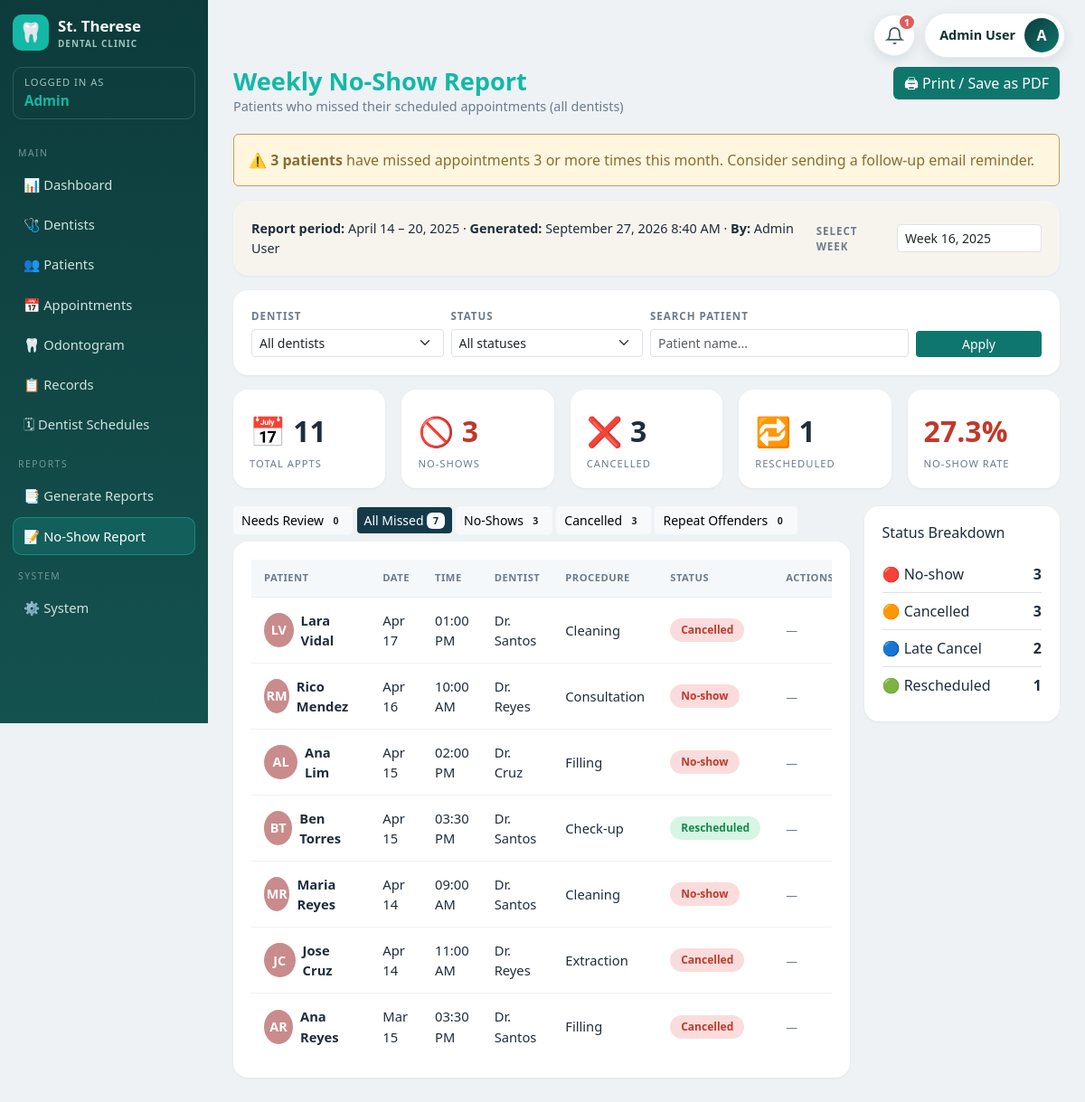
/noshow.php?tab=all (signed in), run on the app's committed database.
### tables this page shows
CREATE TABLE appointments (
    id               INT AUTO_INCREMENT PRIMARY KEY,
    patient_id       INT DEFAULT NULL,
    patient_name     VARCHAR(100) NOT NULL,       
    dentist          VARCHAR(100) DEFAULT NULL,
    treatment        VARCHAR(100) DEFAULT NULL,
    appointment_date DATE DEFAULT NULL,
    appointment_time VARCHAR(20) DEFAULT NULL,    
    status           ENUM('Pending','Confirmed','Cancelled','Completed','No-show','Rescheduled','Needs Review') DEFAULT 'Pending',
    notes            TEXT DEFAULT NULL,
    booked_for       VARCHAR(20)  DEFAULT 'Myself',    
    relationship     VARCHAR(40)  DEFAULT NULL,        
    booked_by        VARCHAR(100) DEFAULT NULL,        
    reason_for_visit VARCHAR(255) DEFAULT NULL,
    reminder_sent    TINYINT(1)   DEFAULT 0,           
    confirmed_at     DATETIME     DEFAULT NULL,        
    cancelled_at     DATETIME     DEFAULT NULL,        
    cancelled_by     VARCHAR(100) DEFAULT NULL,        
    cancel_reason    TEXT         DEFAULT NULL,        
    rescheduled_at   DATETIME     DEFAULT NULL,        
    rescheduled_from VARCHAR(60)  DEFAULT NULL,        
    reschedule_reason TEXT        DEFAULT NULL,        
    created_at       DATETIME DEFAULT CURRENT_TIMESTAMP
);

### config/auth.php (called while the page is built, shortened)
<?php
function current_role() {
    return $_SESSION['role'] ?? null;
}
function e($text) {
    return htmlspecialchars($text ?? '', ENT_QUOTES, 'UTF-8');
}

### noshow.php (the view, shortened to what this page needs)
<?php
require_once 'config/auth.php';
$tab = $_GET['tab'] ?? 'review';
$role = current_role();
$isDentistUser = ($role === 'dentist');
$filterDentist = $isDentistUser ? ($_SESSION['name'] ?? '') : trim($_GET['dentist'] ?? '');
$searchName    = trim($_GET['q'] ?? '');
$conds  = ["status IN ('Needs Review','No-show','Cancelled','Rescheduled')"];
$params = [];
$sql = "SELECT * FROM appointments WHERE " . implode(' AND ', $conds)
     . " ORDER BY appointment_date DESC";
$stmt = $pdo->prepare($sql);
$stmt->execute($params);
$missed = $stmt->fetchAll();
if ($filterDentist !== '') {
    $tp = [];
    $totSql = "SELECT COUNT(*) FROM appointments WHERE " . dentist_match_sql('dentist', $filterDentist, $tp);
    $tot = $pdo->prepare($totSql); $tot->execute($tp);
    $totalAppts = (int)$tot->fetchColumn();
} else {
    $totalAppts = (int)$pdo->query("SELECT COUNT(*) FROM appointments")->fetchColumn();
}
$countNoshow      = 0;
$countCancelled   = 0;
$countRescheduled = 0;
$countReview      = 0;
foreach ($missed as $m) {
    if ($m['status'] === 'No-show')      $countNoshow++;
    if ($m['status'] === 'Cancelled')    $countCancelled++;
    if ($m['status'] === 'Rescheduled')  $countRescheduled++;
}
$noShowRate = $totalAppts > 0 ? round(($countNoshow / $totalAppts) * 100, 1) : 0;
$rows = $missed;
include 'includes/head.php';
function statusBadge($status) {
    $map = ['No-show'=>'b-noshow','Cancelled'=>'b-cancelled','Rescheduled'=>'b-confirmed','Needs Review'=>'b-pending'];
    return $map[$status] ?? 'b-pending';
}
function tabLink($key, $label, $count, $current) {
    $cls = ($current === $key) ? 'btn-dark-navy' : 'btn-light';
    $keep = '';
    echo "<a href='noshow.php?tab=$key$keep' class='btn btn-sm $cls'>$label <span class='badge bg-light text-dark'>$count</span></a> ";
}
?>
<div class="app-wrap">
    <?php include 'includes/sidebar.php'; ?>
    <main class="main">
        <div class="page-head">
            <div>
                <h1 style="color:var(--teal-light)">Weekly No-Show Report</h1>
                <div class="sub"><?= $role === 'dentist' ? 'Your patients who missed their scheduled appointments' : 'Patients who missed their scheduled appointments (all dentists)' ?></div>
            </div>
            <div class="d-flex align-items-center gap-2">
                <button class="btn btn-teal" onclick="window.print()" title="Use your browser's print dialog — choose 'Save as PDF' to get a file">
                    🖨 Print / Save as PDF
                </button>
            </div>
        </div>
        <div class="alert" style="background:#fff6e0;border:1px solid var(--gold);color:#8a6d2f;">
            ⚠️ <strong>3 patients</strong> have missed appointments 3 or more times this month. Consider sending a follow-up email reminder.
        </div>
        <div class="card-box flex-between mb-3" style="background:#f7f4ee;">
            <div style="font-size:.9rem;">
                <strong>Report period:</strong> April 14 – 20, 2025 ·
                <strong>Generated:</strong> <?= date('F j, Y g:i A') ?> ·
                <strong>By:</strong> <?= e($_SESSION['name'] ?? 'Admin') ?>
            </div>
            <div class="d-flex align-items-center gap-2">
                <label class="field-label mb-0">Select Week</label>
                <input class="form-control form-control-sm" style="width:160px;" value="Week 16, 2025">
            </div>
        </div>
        <div class="card-box mb-3 no-print">
            <form method="GET" class="row g-2 align-items-end">
                <?php if (!$isDentistUser): ?>
                    <div class="col-md-3">
                        <label class="field-label">Dentist</label>
                        <select name="dentist" class="form-select form-select-sm">
                            <option value="">All dentists</option>
                        </select>
                    </div>
                <?php endif; ?>
                <div class="col-md-3">
                    <label class="field-label">Status</label>
                    <select name="status" class="form-select form-select-sm">
                        <option value="">All statuses</option>
                    </select>
                </div>
                <div class="col-md-<?= $isDentistUser ? '6' : '4' ?>">
                    <label class="field-label">Search Patient</label>
                    <input name="q" class="form-control form-control-sm"
                           placeholder="Patient name..." value="<?= e($searchName) ?>">
                </div>
                <div class="col-md-2 d-flex gap-1">
                    <button class="btn btn-teal btn-sm w-100">Apply</button>
                </div>
            </form>
        </div>
        <div class="stat-grid" style="grid-template-columns:repeat(5,1fr);">
            <div class="stat-card"><div class="value">📅 <?= $totalAppts ?></div><div class="label">Total Appts</div></div>
            <div class="stat-card"><div class="value" style="color:#c0392b;">🚫 <?= $countNoshow ?></div><div class="label">No-Shows</div></div>
            <div class="stat-card"><div class="value">❌ <?= $countCancelled ?></div><div class="label">Cancelled</div></div>
            <div class="stat-card"><div class="value">🔁 <?= $countRescheduled ?></div><div class="label">Rescheduled</div></div>
            <div class="stat-card"><div class="value" style="color:#c0392b;"><?= $noShowRate ?>%</div><div class="label">No-Show Rate</div></div>
        </div>
        <div class="row g-3">
            <div class="col-lg-9">
                <div class="mb-2">
                    <?php
                        tabLink('review',    'Needs Review',    $countReview,           $tab);
                    ?>
                </div>
                <div class="card-box">
                    <div class="table-responsive">
                        <table class="data">
                            <thead><tr><th>Patient</th><th>Date</th><th>Time</th><th>Dentist</th><th>Procedure</th><th>Status</th><th>Actions</th></tr></thead>
                            <tbody>
                            <?php foreach ($rows as $r):
                                $initials = strtoupper(substr($r['patient_name'],0,1) . (strpos($r['patient_name'],' ') ? substr(strstr($r['patient_name'],' '),1,1) : ''));
                            ?>
                                <tr>
                                    <td><div class="d-flex align-items-center gap-2">
                                        <span class="avatar" style="background:#c98b8b;"><?= e($initials) ?></span>
                                        <strong><?= e($r['patient_name']) ?></strong>
                                    </div></td>
                                    <td><?= date('M j', strtotime($r['appointment_date'])) ?></td>
                                    <td><?= e($r['appointment_time']) ?></td>
                                    <td><?= e($r['dentist']) ?></td>
                                    <td><?= e($r['treatment']) ?></td>
                                    <td><span class="badge-pill <?= statusBadge($r['status']) ?>"><?= e($r['status']) ?></span></td>
                                    <td>
                                        <?php if ($r['status'] === 'Needs Review'): ?>
                                            <div class="d-flex gap-1 flex-wrap">
                                                <form method="POST" class="m-0"
                                                      onsubmit="return confirm('Confirm that <?= e($r['patient_name']) ?> did NOT attend? They will be emailed a notice.')">
                                                    <input type="hidden" name="action" value="confirm_noshow">
                                                    <input type="hidden" name="id" value="<?= $r['id'] ?>">
                                                    <button class="btn btn-sm btn-light" style="color:#c0392b;white-space:nowrap;">Confirm no-show</button>
                                                </form>
                                                <form method="POST" class="m-0">
                                                    <input type="hidden" name="action" value="mark_attended">
                                                    <input type="hidden" name="id" value="<?= $r['id'] ?>">
                                                    <button class="btn btn-sm btn-light" style="color:#1f8a54;white-space:nowrap;">Did attend</button>
                                                </form>
                                            </div>
                                        <?php else: ?>
                                            <span class="text-muted2" style="font-size:.8rem;">—</span>
                                        <?php endif; ?>
                                    </td>
                                </tr>
                            <?php endforeach; ?>
                            </tbody>
                        </table>
                    </div>
                </div>
            </div>
            <div class="col-lg-3">
                <div class="card-box">
                    <h6 class="mb-3">Status Breakdown</h6>
                    <div class="flex-between py-2 border-bottom"><span>🔴 No-show</span><strong><?= $countNoshow ?></strong></div>
                    <div class="flex-between py-2 border-bottom"><span>🟠 Cancelled</span><strong><?= $countCancelled ?></strong></div>
                    <div class="flex-between py-2 border-bottom"><span>🔵 Late Cancel</span><strong>2</strong></div>
                    <div class="flex-between py-2"><span>🟢 Rescheduled</span><strong><?= $countRescheduled ?></strong></div>
                </div>
            </div>
        </div>
    </main>
</div>
</body></html>

### css/style.css (style rules this page uses)
:root { --teal-dark: #0d3b3b; --teal: #14524f; --teal-mid: #0f766e; --teal-light: #14b8a6; --gold: #c79a5c; --bg: #eef2f5; --card: #ffffff; --text: #1f2d3d; --muted: #6b7b8c; }
* { box-sizing: border-box; }
body { margin: 0; font-family: "Segoe UI", system-ui, -apple-system, sans-serif; background: var(--bg); color: var(--text); }
.app-wrap { display: flex; min-height: 100vh; }
.main { flex: 1; padding: 22px 28px; overflow-x: hidden; }
.page-head { display: flex; justify-content: space-between; align-items: flex-start; flex-wrap: wrap; gap: 12px; margin-bottom: 20px; }
.page-head h1 { font-size: 1.7rem; margin: 0; font-weight: 700; }
.page-head .sub { color: var(--muted); font-size: .9rem; }
.card-box { background: var(--card); border-radius: 16px; padding: 20px; box-shadow: 0 1px 3px rgba(0,0,0,.06); margin-bottom: 20px; }
.stat-grid { display: grid; grid-template-columns: repeat(auto-fit, minmax(220px,1fr)); gap: 18px; margin-bottom: 20px; }
.stat-card { background: var(--card); border-radius: 16px; padding: 18px; box-shadow: 0 1px 3px rgba(0,0,0,.06); }
.stat-card .label { font-size: .7rem; letter-spacing: 1px; color: var(--muted); text-transform: uppercase; }
.stat-card .value { font-size: 2rem; font-weight: 700; margin: 4px 0; }
table.data { width: 100%; border-collapse: collapse; }
table.data th { text-align: left; font-size: .7rem; letter-spacing: .5px; text-transform: uppercase; color: var(--muted); padding: 12px 14px; background: #f5f8fa; border-bottom: 1px solid #e7edf2; }
table.data td { padding: 14px; border-bottom: 1px solid #eef2f5; font-size: .92rem; vertical-align: middle; }
table.data tr:last-child td { border-bottom: none; }
.avatar { width: 38px; height: 38px; border-radius: 50%; display: inline-flex; align-items: center; justify-content: center; color: #fff; font-weight: 700; font-size: .9rem; }
.badge-pill { padding: 4px 12px; border-radius: 20px; font-size: .75rem; font-weight: 600; display: inline-block; }
.b-active, .b-confirmed, .b-completed { background: #d7f5e3; color: #138a4e; }
.b-inactive, .b-cancelled, .b-noshow { background: #fbdcdc; color: #c0392b; }
.btn-teal { background: var(--teal-mid); color: #fff; border: none; }
.btn-dark-navy { background: #143a4a; color: #fff; border: none; }
.field-label { font-size: .72rem; letter-spacing: 1px; text-transform: uppercase; color: var(--muted); font-weight: 600; margin-bottom: 5px; display: block; }
.text-muted2 { color: var(--muted); }
.flex-between { display: flex; justify-content: space-between; align-items: center; }
.gap-2 { gap: .5rem; }

### includes/topbar.php (style rules this page uses)
.main { padding-top:74px !important; }
.main .page-head { padding-right:0; }

### data on the page
appointments: patient_name "LV", patient_name "Lara Vidal", appointment_date "Apr 17", appointment_time "01:00 PM", dentist "Dr. Santos", treatment "Cleaning", status "Cancelled"
appointments: patient_name "RM", patient_name "Rico Mendez", appointment_date "Apr 16", appointment_time "10:00 AM", dentist "Dr. Reyes", treatment "Consultation", status "No-show"
appointments: patient_name "AL", patient_name "Ana Lim", appointment_date "Apr 15", appointment_time "02:00 PM", dentist "Dr. Cruz", treatment "Filling", status "No-show"
appointments: patient_name "BT", patient_name "Ben Torres", appointment_date "Apr 15", appointment_time "03:30 PM", dentist "Dr. Santos", treatment "Check-up", status "Rescheduled"
appointments: patient_name "MR", patient_name "Maria Reyes", appointment_date "Apr 14", appointment_time "09:00 AM", dentist "Dr. Santos", treatment "Cleaning", status "No-show"
appointments: patient_name "JC", patient_name "Jose Cruz", appointment_date "Apr 14", appointment_time "11:00 AM", dentist "Dr. Reyes", treatment "Extraction", status "Cancelled"
appointments: patient_name "AR", patient_name "Ana Reyes", appointment_date "Mar 15", appointment_time "03:30 PM", dentist "Dr. Santos", treatment "Filling", status "Cancelled"

### other printed values
$badgeCount "1"
$tbName "Admin User"
$tbInitial "A"
$roleLabel "Admin"
$_SESSION['name'] "Admin User"
$totalAppts "11"
$countNoshow "3"
$countCancelled "3"
$countRescheduled "1"
$noShowRate "27.3"
$label "Needs Review All Missed No-Shows Cancelled Repeat Offenders"
$count "0 7 3 3 0"
